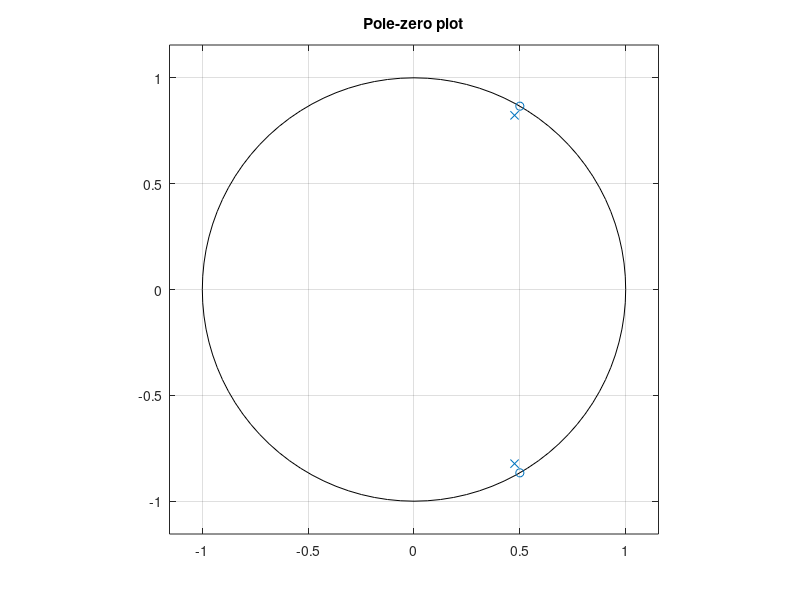

Reproduce this figure in MATLAB.
% from the given transfer function H(z)

b = [1 -1 1];
a = [1 -0.95 (0.95*0.95)];

figure;
zplane(b,a);
title('Pole-zero plot');
